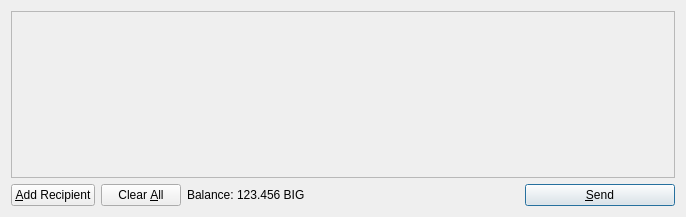
<?xml version="1.0" encoding="UTF-8"?>
<ui version="4.0">
 <class>SendCoinsDialog</class>
 <widget class="QDialog" name="SendCoinsDialog">
  <property name="geometry">
   <rect>
    <x>0</x>
    <y>0</y>
    <width>686</width>
    <height>217</height>
   </rect>
  </property>
  <property name="windowTitle">
   <string>Send Coins</string>
  </property>
  <layout class="QVBoxLayout" name="verticalLayout">
   <item>
    <widget class="QScrollArea" name="scrollArea">
     <property name="widgetResizable">
      <bool>true</bool>
     </property>
     <widget class="QWidget" name="scrollAreaWidgetContents">
      <property name="geometry">
       <rect>
        <x>0</x>
        <y>0</y>
        <width>666</width>
        <height>165</height>
       </rect>
      </property>
      <layout class="QVBoxLayout" name="verticalLayout_2">
       <property name="margin">
        <number>0</number>
       </property>
       <item>
        <layout class="QVBoxLayout" name="entries">
         <property name="spacing">
          <number>6</number>
         </property>
        </layout>
       </item>
       <item>
        <spacer name="verticalSpacer">
         <property name="orientation">
          <enum>Qt::Vertical</enum>
         </property>
         <property name="sizeHint" stdset="0">
          <size>
           <width>20</width>
           <height>40</height>
          </size>
         </property>
        </spacer>
       </item>
      </layout>
     </widget>
    </widget>
   </item>
   <item>
    <layout class="QHBoxLayout" name="horizontalLayout">
     <item>
      <widget class="QPushButton" name="addButton">
       <property name="toolTip">
        <string>Send to multiple recipients at once</string>
       </property>
       <property name="text">
        <string>&amp;Add Recipient</string>
       </property>
       <property name="icon">
        <iconset resource="../bitcoin.qrc">
         <normaloff>:/icons/add</normaloff>:/icons/add</iconset>
       </property>
       <property name="autoDefault">
        <bool>false</bool>
       </property>
      </widget>
     </item>
     <item>
      <widget class="QPushButton" name="clearButton">
       <property name="sizePolicy">
        <sizepolicy hsizetype="Minimum" vsizetype="Fixed">
         <horstretch>0</horstretch>
         <verstretch>0</verstretch>
        </sizepolicy>
       </property>
       <property name="toolTip">
        <string>Remove all transaction fields</string>
       </property>
       <property name="text">
        <string>Clear &amp;All</string>
       </property>
       <property name="icon">
        <iconset resource="../bitcoin.qrc">
         <normaloff>:/icons/remove</normaloff>:/icons/remove</iconset>
       </property>
       <property name="autoRepeatDelay">
        <number>300</number>
       </property>
       <property name="autoDefault">
        <bool>false</bool>
       </property>
      </widget>
     </item>
     <item>
      <layout class="QHBoxLayout" name="horizontalLayout_2">
       <property name="spacing">
        <number>3</number>
       </property>
       <item>
        <widget class="QLabel" name="label">
         <property name="text">
          <string>Balance:</string>
         </property>
        </widget>
       </item>
       <item>
        <widget class="QLabel" name="labelBalance">
         <property name="cursor">
          <cursorShape>IBeamCursor</cursorShape>
         </property>
         <property name="text">
          <string>123.456 BIG</string>
         </property>
         <property name="textInteractionFlags">
          <set>Qt::LinksAccessibleByMouse|Qt::TextSelectableByKeyboard|Qt::TextSelectableByMouse</set>
         </property>
        </widget>
       </item>
      </layout>
     </item>
     <item>
      <spacer name="horizontalSpacer">
       <property name="orientation">
        <enum>Qt::Horizontal</enum>
       </property>
       <property name="sizeHint" stdset="0">
        <size>
         <width>40</width>
         <height>20</height>
        </size>
       </property>
      </spacer>
     </item>
     <item>
      <widget class="QPushButton" name="sendButton">
       <property name="minimumSize">
        <size>
         <width>150</width>
         <height>0</height>
        </size>
       </property>
       <property name="toolTip">
        <string>Confirm the send action</string>
       </property>
       <property name="text">
        <string>&amp;Send</string>
       </property>
       <property name="icon">
        <iconset resource="../bitcoin.qrc">
         <normaloff>:/icons/send</normaloff>:/icons/send</iconset>
       </property>
       <property name="default">
        <bool>true</bool>
       </property>
      </widget>
     </item>
    </layout>
   </item>
  </layout>
 </widget>
 <resources>
  <include location="../bitcoin.qrc"/>
 </resources>
 <connections/>
</ui>
